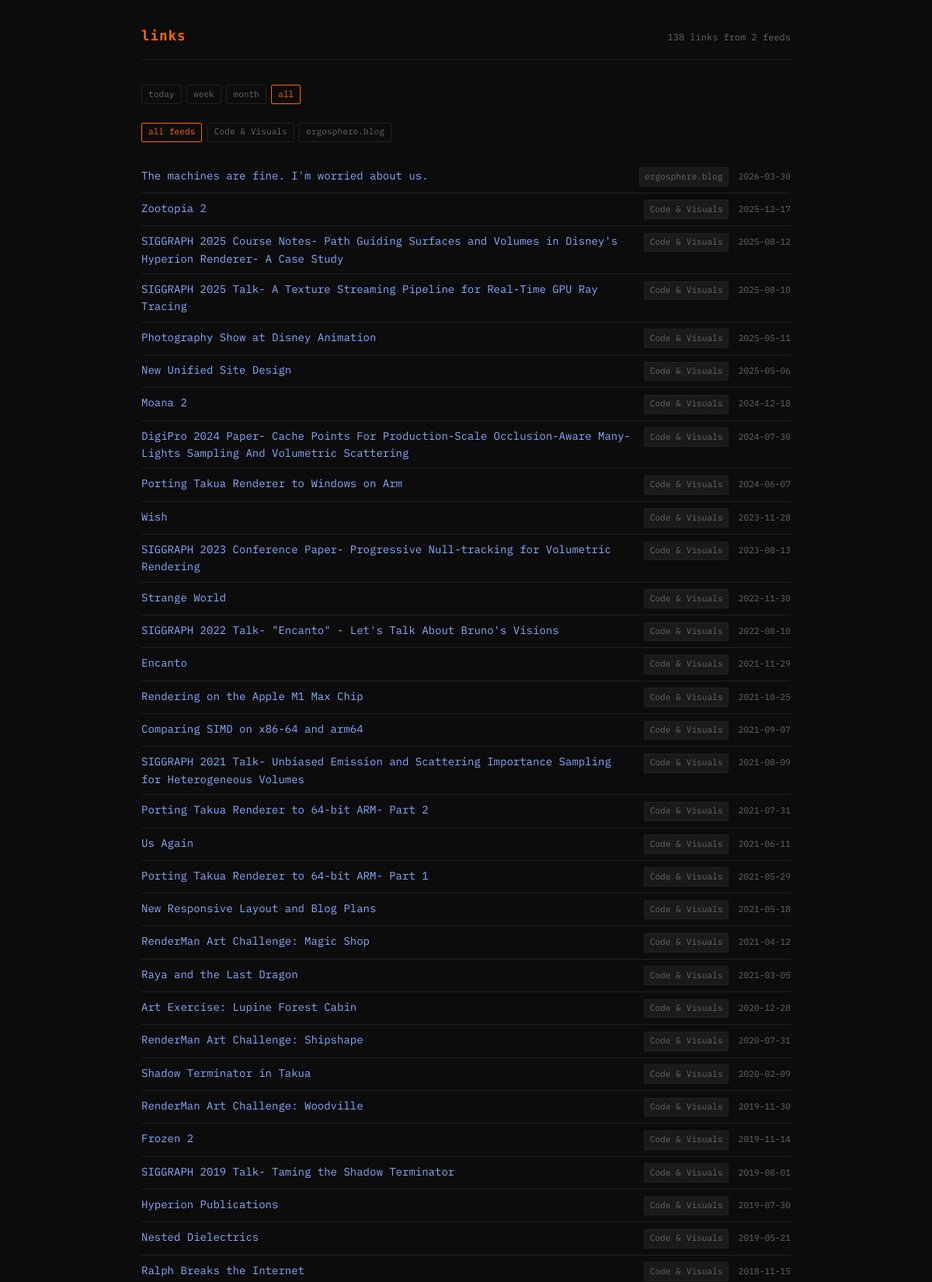
The page / (upper part) on the database its author committed.
### tables this page shows
CREATE TABLE feeds (
            id INTEGER PRIMARY KEY AUTOINCREMENT,
            url TEXT UNIQUE NOT NULL,
            title TEXT,
            added_at TEXT DEFAULT (datetime('now'))
        );

CREATE TABLE entries (
            id INTEGER PRIMARY KEY AUTOINCREMENT,
            feed_id INTEGER NOT NULL,
            url TEXT NOT NULL,
            title TEXT,
            published TEXT,
            fetched_at TEXT DEFAULT (datetime('now')),
            FOREIGN KEY (feed_id) REFERENCES feeds(id) ON DELETE CASCADE,
            UNIQUE(feed_id, url)
        );

### app.py (the view)
@app.route("/")
def index():
    db = get_db()
    range_filter = request.args.get("range", "all")
    time_clause = ""
    if range_filter == "today":
        time_clause = (
            "WHERE COALESCE(e.published, e.fetched_at) >= datetime('now', '-1 day')"
        )
    elif range_filter == "week":
        time_clause = (
            "WHERE COALESCE(e.published, e.fetched_at) >= datetime('now', '-7 days')"
        )
    elif range_filter == "month":
        time_clause = (
            "WHERE COALESCE(e.published, e.fetched_at) >= datetime('now', '-30 days')"
        )
    entries = db.execute(f"""
        SELECT e.url, e.title, e.published, e.fetched_at,
               f.title AS feed_title, f.url AS feed_url
        FROM entries e
        JOIN feeds f ON e.feed_id = f.id
        {time_clause}
        ORDER BY COALESCE(e.published, e.fetched_at) DESC
        LIMIT 300
    """).fetchall()
    feeds = db.execute("SELECT * FROM feeds ORDER BY title, url").fetchall()
    return render_template(
        "index.html", entries=entries, feeds=feeds, time_range=range_filter
    )

### app.py (called while the page is built)
def get_db():
    if "db" not in g:
        g.db = sqlite3.connect(DATABASE)
        g.db.row_factory = sqlite3.Row
        g.db.execute("PRAGMA journal_mode=WAL")
    return g.db

### templates/index.html (shortened to what this page needs)
<!DOCTYPE html>
<html lang="en">
<head>
</head>
<body>
<header>
  <h1>links</h1>
  <span class="meta">{{ entries|length }} links from {{ feeds|length }} feeds</span>
</header>
<div class="filter-bar">
  <a href="?range=today" {% if time_range == 'today' %}class="active"{% endif %}>today</a>
  <a href="?range=week" {% if time_range == 'week' %}class="active"{% endif %}>week</a>
  <a href="?range=month" {% if time_range == 'month' %}class="active"{% endif %}>month</a>
  <a href="?" {% if time_range == 'all' %}class="active"{% endif %}>all</a>
</div>
{% if feeds %}
<div class="filter-bar">
  <a href="#" class="active" onclick="filterFeed(null, this); return false;">all feeds</a>
  {% for feed in feeds %}
  <a href="#" onclick="filterFeed('{{ feed.title or feed.url }}', this); return false;">
    {{ feed.title or feed.url | truncate(30) }}
  </a>
  {% endfor %}
</div>
{% endif %}
{% if entries %}
  {% for entry in entries %}
  <div class="entry" data-feed="{{ entry.feed_title or entry.feed_url }}">
    <div class="entry-info">
      <a href="{{ entry.url }}" target="_blank" rel="noopener">{{ entry.title }}</a>
    </div>
    <div class="entry-right">
      <span class="feed-tag">{{ entry.feed_title or entry.feed_url | truncate(20) }}</span>
      {% if entry.published %}
      <span class="date">{{ entry.published[:10] }}</span>
      {% endif %}
    </div>
  </div>
  {% endfor %}
{% else %}
  <div class="empty">no links yet. add some feeds.</div>
{% endif %}
</body>
</html>

### templates/index.html (style rules this page uses)
:root { --bg: #0c0c0c; --fg: #c8c8c8; --fg-dim: #666; --fg-bright: #e8e8e8; --accent: #ff6600; --link: #88aaff; --link-hover: #bbddff; --border: #222; --tag-bg: #1a1a1a; }
* { margin: 0; padding: 0; box-sizing: border-box; }
body { background: var(--bg); color: var(--fg); font-family: 'IBM Plex Mono', monospace; font-size: 14px; line-height: 1.6; padding: 2rem; max-width: 900px; margin: 0 auto; }
header { border-bottom: 1px solid var(--border); padding-bottom: 1rem; margin-bottom: 2rem; display: flex; justify-content: space-between; align-items: baseline; }
header h1 { font-family: 'Space Mono', monospace; font-size: 1.1rem; color: var(--accent); letter-spacing: 0.05em; }
header .meta { font-size: 0.75rem; color: var(--fg-dim); }
.entry { padding: 0.5rem 0; border-bottom: 1px solid var(--border); display: grid; grid-template-columns: 1fr auto; gap: 1rem; align-items: baseline; }
.entry a { color: var(--link); text-decoration: none; word-break: break-word; }
.entry .feed-tag { font-size: 0.7rem; color: var(--fg-dim); background: var(--tag-bg); padding: 0.15rem 0.4rem; border-radius: 2px; white-space: nowrap; border: 1px solid var(--border); }
.entry .date { font-size: 0.7rem; color: var(--fg-dim); white-space: nowrap; }
.entry-info { display: flex; align-items: baseline; gap: 0.6rem; min-width: 0; }
.entry-right { display: flex; align-items: baseline; gap: 0.8rem; }
.filter-bar { margin-bottom: 1.5rem; display: flex; flex-wrap: wrap; gap: 0.4rem; }
.filter-bar a { font-size: 0.7rem; color: var(--fg-dim); text-decoration: none; padding: 0.15rem 0.5rem; border: 1px solid var(--border); border-radius: 2px; transition: all 0.15s; }
.filter-bar a:hover, .filter-bar a.active { color: var(--accent); border-color: var(--accent); }

### rows shown on the page
feeds: title "Code & Visuals"
feeds: title "ergosphere.blog"
entries: title "The machines are fine. I'm worried about us.", title "ergosphere.blog", published "2026-03-30"
entries: title "Zootopia 2", title "Code & Visuals", published "2025-12-17"
entries: title "SIGGRAPH 2025 Course Notes- Path Guiding Surfaces and Volumes in Disney's Hyperion Renderer- A Case Study", title "Code & Visuals", published "2025-08-12"
entries: title "SIGGRAPH 2025 Talk- A Texture Streaming Pipeline for Real-Time GPU Ray Tracing", title "Code & Visuals", published "2025-08-10"
entries: title "Photography Show at Disney Animation", title "Code & Visuals", published "2025-05-11"
entries: title "New Unified Site Design", title "Code & Visuals", published "2025-05-06"
entries: title "Moana 2", title "Code & Visuals", published "2024-12-18"
entries: title "DigiPro 2024 Paper- Cache Points For Production-Scale Occlusion-Aware Many-Lights Sampling And Volumetric Scattering", title "Code & Visuals", published "2024-07-30"
entries: title "Porting Takua Renderer to Windows on Arm", title "Code & Visuals", published "2024-06-07"
entries: title "Wish", title "Code & Visuals", published "2023-11-28"
entries: title "SIGGRAPH 2023 Conference Paper- Progressive Null-tracking for Volumetric Rendering", title "Code & Visuals", published "2023-08-13"
entries: title "Strange World", title "Code & Visuals", published "2022-11-30"
entries: title "SIGGRAPH 2022 Talk- \"Encanto\" - Let's Talk About Bruno's Visions", title "Code & Visuals", published "2022-08-10"
entries: title "Encanto", title "Code & Visuals", published "2021-11-29"
entries: title "Rendering on the Apple M1 Max Chip", title "Code & Visuals", published "2021-10-25"
entries: title "Comparing SIMD on x86-64 and arm64", title "Code & Visuals", published "2021-09-07"
entries: title "SIGGRAPH 2021 Talk- Unbiased Emission and Scattering Importance Sampling for Heterogeneous Volumes", title "Code & Visuals", published "2021-08-09"
entries: title "Porting Takua Renderer to 64-bit ARM- Part 2", title "Code & Visuals", published "2021-07-31"
entries: title "Us Again", title "Code & Visuals", published "2021-06-11"
entries: title "Porting Takua Renderer to 64-bit ARM- Part 1", title "Code & Visuals", published "2021-05-29"
entries: title "New Responsive Layout and Blog Plans", title "Code & Visuals", published "2021-05-18"
entries: title "RenderMan Art Challenge: Magic Shop", title "Code & Visuals", published "2021-04-12"
entries: title "Raya and the Last Dragon", title "Code & Visuals", published "2021-03-05"
entries: title "Art Exercise: Lupine Forest Cabin", title "Code & Visuals", published "2020-12-28"
entries: title "RenderMan Art Challenge: Shipshape", title "Code & Visuals", published "2020-07-31"
entries: title "Shadow Terminator in Takua", title "Code & Visuals", published "2020-02-09"
entries: title "RenderMan Art Challenge: Woodville", title "Code & Visuals", published "2019-11-30"
entries: title "Frozen 2", title "Code & Visuals", published "2019-11-14"
entries: title "SIGGRAPH 2019 Talk- Taming the Shadow Terminator", title "Code & Visuals", published "2019-08-01"
entries: title "Hyperion Publications", title "Code & Visuals", published "2019-07-30"
entries: title "Nested Dielectrics", title "Code & Visuals", published "2019-05-21"
entries: title "Ralph Breaks the Internet", title "Code & Visuals", published "2018-11-15"

### other values the page prints
{{ entries|length }} "138"
{{ feeds|length }} "2"
